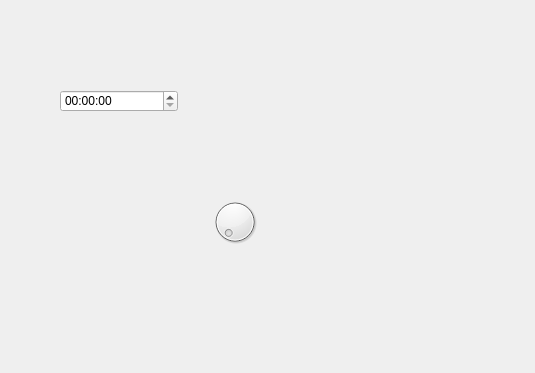
<?xml version="1.0" encoding="UTF-8"?>
<ui version="4.0">
 <class>DownloadAFD</class>
 <widget class="QWidget" name="DownloadAFD">
  <property name="geometry">
   <rect>
    <x>0</x>
    <y>0</y>
    <width>535</width>
    <height>373</height>
   </rect>
  </property>
  <property name="windowTitle">
   <string>Form</string>
  </property>
  <widget class="QTimeEdit" name="timeEdit">
   <property name="geometry">
    <rect>
     <x>60</x>
     <y>90</y>
     <width>118</width>
     <height>22</height>
    </rect>
   </property>
  </widget>
  <widget class="QDial" name="dial">
   <property name="geometry">
    <rect>
     <x>210</x>
     <y>190</y>
     <width>50</width>
     <height>64</height>
    </rect>
   </property>
  </widget>
 </widget>
 <resources/>
 <connections/>
</ui>
